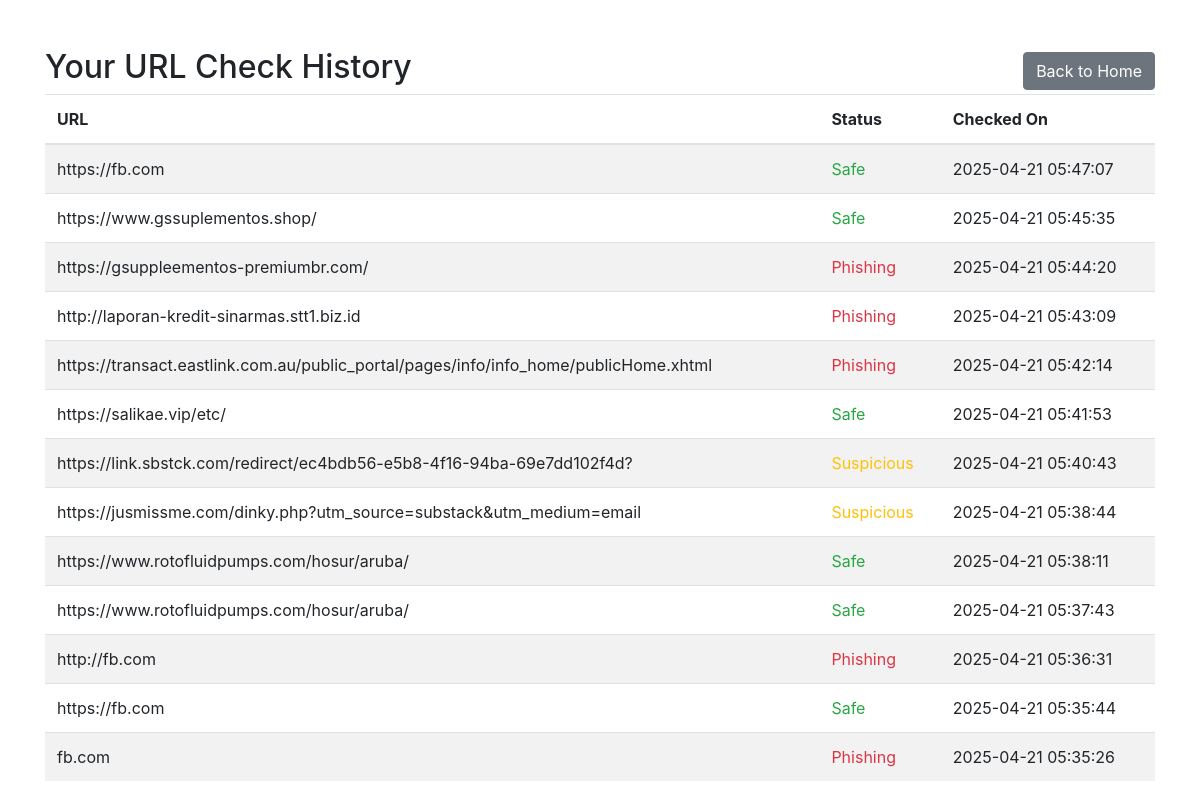
The app's page /history (signed in) with its own data.
### tables this page shows
CREATE TABLE url_history (
            id INTEGER PRIMARY KEY AUTOINCREMENT,
            username TEXT NOT NULL,
            url TEXT NOT NULL,
            confidence REAL NOT NULL,
            is_safe INTEGER NOT NULL,
            timestamp DATETIME DEFAULT CURRENT_TIMESTAMP,
            FOREIGN KEY(username) REFERENCES users(username)
        );

### App.py (the view)
@app.route('/history')
def history():
    if 'user' not in session:
        return redirect(url_for('auth'))
    conn = sqlite3.connect(DB_FILE)
    cursor = conn.cursor()
    cursor.execute('SELECT url, confidence, is_safe, timestamp FROM url_history WHERE username = ? ORDER BY timestamp DESC', (session['user'],))
    rows = cursor.fetchall()
    conn.close()
    cleaned_rows = []
    for row in rows:
        url = row[0]
        raw_conf = row[1]
        try:
            if isinstance(raw_conf, bytes):
                confidence = float.fromhex(raw_conf.hex())  # Try interpreting it as raw float bytes
            else:
                confidence = float(raw_conf)
        except Exception:
            confidence = 0.0  # fallback if parsing fails
        is_safe = row[2]
        timestamp = row[3]
        cleaned_rows.append((url, confidence, is_safe, timestamp))
    return render_template('history.html', user=session['user'], history=cleaned_rows)

### templates/history.html (shortened to what this page needs)
<!DOCTYPE html>
<html lang="en">
<head>
  <link href="/static/styles.css" rel="stylesheet" />
  <link rel="stylesheet" href="https://stackpath.bootstrapcdn.com/bootstrap/4.5.0/css/bootstrap.min.css" />
</head>
<body class="haha">
  <div class="container mt-5">
    <div style="display: flex; justify-content: space-between; align-items: center;">
      <h2>Your URL Check History</h2>
      <a href="{{ url_for('home') }}" class="btn btn-secondary">Back to Home</a>
  </div>
    <table class="table table-striped">
      <thead>
        <tr>
          <th>URL</th>
          <th>Status</th>
          <th>Checked On</th>
        </tr>
      </thead>
      <tbody>
        {% for row in history %}
        <tr>
          <td>{{ row[0] }}</td>
          <td>
            {% if (row[1] * 100) < 50 %}
              <span class="text-danger">Phishing</span>
            {% elif (row[1] * 100) <= 80 %}
              <span class="text-warning">Suspicious</span>
            {% else %}
              <span class="text-success">Safe</span>
            {% endif %}
          </td>
          <td>{{ row[3] }}</td>
        </tr>
        {% endfor %}
      </tbody>
    </table>
  </div>
</body>
</html>

### static/styles.css (style rules this page uses)
*, *::after, *::before { margin: 0; padding: 0; box-sizing: inherit; font-size: 62,5%; }
body { background: #0f2027; background: linear-gradient(to right,#2c5364, #203a43, #0f2027); justify-content: center; align-items: center; height: 100vh; color: #fff; }
.haha { background: #fff; }

### records on screen
url_history: url "https://fb.com", confidence "Safe", timestamp "2025-04-21 05:47:07"
url_history: url "https://www.gssuplementos.shop/", confidence "Safe", timestamp "2025-04-21 05:45:35"
url_history: url "https://gsuppleementos-premiumbr.com/", confidence "Phishing", timestamp "2025-04-21 05:44:20"
url_history: url "http://laporan-kredit-sinarmas.stt1.biz.id", confidence "Phishing", timestamp "2025-04-21 05:43:09"
url_history: url "https://transact.eastlink.com.au/public_portal/pages/info/info_home/publicHome.xhtml", confidence "Phishing", timestamp "2025-04-21 05:42:14"
url_history: url "https://salikae.vip/etc/", confidence "Safe", timestamp "2025-04-21 05:41:53"
url_history: url "https://link.sbstck.com/redirect/ec4bdb56-e5b8-4f16-94ba-69e7dd102f4d?", confidence "Suspicious", timestamp "2025-04-21 05:40:43"
url_history: url "https://jusmissme.com/dinky.php?utm_source=substack&utm_medium=email", confidence "Suspicious", timestamp "2025-04-21 05:38:44"
url_history: url "https://www.rotofluidpumps.com/hosur/aruba/", confidence "Safe", timestamp "2025-04-21 05:38:11"
url_history: url "https://www.rotofluidpumps.com/hosur/aruba/", confidence "Safe", timestamp "2025-04-21 05:37:43"
url_history: url "http://fb.com", confidence "Phishing", timestamp "2025-04-21 05:36:31"
url_history: url "https://fb.com", confidence "Safe", timestamp "2025-04-21 05:35:44"
url_history: url "fb.com", confidence "Phishing", timestamp "2025-04-21 05:35:26"
